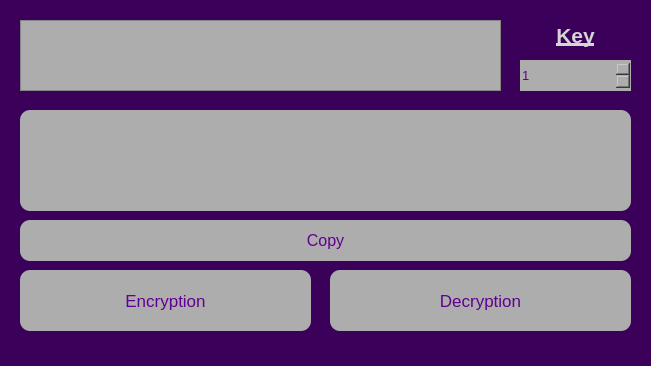
<?xml version="1.0" encoding="UTF-8"?>
<ui version="4.0">
 <class>MainWindow</class>
 <widget class="QMainWindow" name="MainWindow">
  <property name="enabled">
   <bool>true</bool>
  </property>
  <property name="geometry">
   <rect>
    <x>0</x>
    <y>0</y>
    <width>651</width>
    <height>366</height>
   </rect>
  </property>
  <property name="windowTitle">
   <string>DM project 2</string>
  </property>
  <property name="styleSheet">
   <string notr="true">background-color:rgb(66, 0, 99);


background-color:rgb(59, 0, 89);</string>
  </property>
  <property name="background" stdset="0">
   <color>
    <red>121</red>
    <green>202</green>
    <blue>66</blue>
   </color>
  </property>
  <widget class="QWidget" name="centralwidget">
   <property name="enabled">
    <bool>true</bool>
   </property>
   <widget class="QPushButton" name="encrypt">
    <property name="geometry">
     <rect>
      <x>20</x>
      <y>270</y>
      <width>291</width>
      <height>61</height>
     </rect>
    </property>
    <property name="font">
     <font>
      <pointsize>13</pointsize>
     </font>
    </property>
    <property name="cursor">
     <cursorShape>PointingHandCursor</cursorShape>
    </property>
    <property name="styleSheet">
     <string notr="true">background-color:rgb(173, 173, 173);
border-radius:10;
color:rgb(96, 0, 144)</string>
    </property>
    <property name="text">
     <string>Encryption</string>
    </property>
   </widget>
   <widget class="QPushButton" name="decrypt">
    <property name="geometry">
     <rect>
      <x>330</x>
      <y>270</y>
      <width>301</width>
      <height>61</height>
     </rect>
    </property>
    <property name="font">
     <font>
      <pointsize>13</pointsize>
     </font>
    </property>
    <property name="cursor">
     <cursorShape>PointingHandCursor</cursorShape>
    </property>
    <property name="styleSheet">
     <string notr="true">background-color:rgb(173, 173, 173);
border-radius:10;
color:rgb(96, 0, 144)</string>
    </property>
    <property name="text">
     <string>Decryption</string>
    </property>
   </widget>
   <widget class="QTextEdit" name="textEdit">
    <property name="geometry">
     <rect>
      <x>20</x>
      <y>20</y>
      <width>481</width>
      <height>71</height>
     </rect>
    </property>
    <property name="font">
     <font>
      <pointsize>16</pointsize>
     </font>
    </property>
    <property name="styleSheet">
     <string notr="true">background-color:rgb(173, 173, 173);
color:rgb(96, 0, 144);
font-size:14;
</string>
    </property>
    <property name="html">
     <string>&lt;!DOCTYPE HTML PUBLIC &quot;-//W3C//DTD HTML 4.0//EN&quot; &quot;http://www.w3.org/TR/REC-html40/strict.dtd&quot;&gt;
&lt;html&gt;&lt;head&gt;&lt;meta name=&quot;qrichtext&quot; content=&quot;1&quot; /&gt;&lt;style type=&quot;text/css&quot;&gt;
p, li { white-space: pre-wrap; }
&lt;/style&gt;&lt;/head&gt;&lt;body style=&quot; font-family:'MS Shell Dlg 2'; font-size:16pt; font-weight:400; font-style:normal;&quot;&gt;
&lt;p style=&quot;-qt-paragraph-type:empty; margin-top:0px; margin-bottom:0px; margin-left:0px; margin-right:0px; -qt-block-indent:0; text-indent:0px;&quot;&gt;&lt;br /&gt;&lt;/p&gt;&lt;/body&gt;&lt;/html&gt;</string>
    </property>
   </widget>
   <widget class="QTextEdit" name="textEdit_2">
    <property name="enabled">
     <bool>false</bool>
    </property>
    <property name="geometry">
     <rect>
      <x>20</x>
      <y>110</y>
      <width>611</width>
      <height>101</height>
     </rect>
    </property>
    <property name="font">
     <font>
      <pointsize>16</pointsize>
     </font>
    </property>
    <property name="cursor" stdset="0">
     <cursorShape>ForbiddenCursor</cursorShape>
    </property>
    <property name="styleSheet">
     <string notr="true">background-color:rgb(173, 173, 173);
border-radius:10;
color:rgb(96, 0, 144);
font-size:14;</string>
    </property>
   </widget>
   <widget class="QPushButton" name="copy">
    <property name="enabled">
     <bool>true</bool>
    </property>
    <property name="geometry">
     <rect>
      <x>20</x>
      <y>220</y>
      <width>611</width>
      <height>41</height>
     </rect>
    </property>
    <property name="font">
     <font>
      <pointsize>12</pointsize>
     </font>
    </property>
    <property name="cursor">
     <cursorShape>PointingHandCursor</cursorShape>
    </property>
    <property name="styleSheet">
     <string notr="true">background-color:rgb(173, 173, 173);
border-radius:10;
color:rgb(96, 0, 144)</string>
    </property>
    <property name="text">
     <string>Copy</string>
    </property>
   </widget>
   <widget class="QLabel" name="label">
    <property name="geometry">
     <rect>
      <x>520</x>
      <y>20</y>
      <width>111</width>
      <height>31</height>
     </rect>
    </property>
    <property name="font">
     <font>
      <pointsize>13</pointsize>
     </font>
    </property>
    <property name="styleSheet">
     <string notr="true">color:rgb(213, 213, 213)</string>
    </property>
    <property name="text">
     <string>&lt;html&gt;&lt;head/&gt;&lt;body&gt;&lt;p align=&quot;center&quot;&gt;&lt;span style=&quot; font-size:16pt; font-weight:600; text-decoration: underline;&quot;&gt;Key&lt;/span&gt;&lt;/p&gt;&lt;/body&gt;&lt;/html&gt;</string>
    </property>
   </widget>
   <widget class="QSpinBox" name="key">
    <property name="geometry">
     <rect>
      <x>520</x>
      <y>60</y>
      <width>111</width>
      <height>31</height>
     </rect>
    </property>
    <property name="font">
     <font>
      <pointsize>10</pointsize>
     </font>
    </property>
    <property name="styleSheet">
     <string notr="true">background-color:rgb(173, 173, 173);
border:none;
color:rgb(96, 0, 144)</string>
    </property>
    <property name="minimum">
     <number>1</number>
    </property>
    <property name="maximum">
     <number>999999999</number>
    </property>
   </widget>
  </widget>
  <widget class="QMenuBar" name="menubar">
   <property name="geometry">
    <rect>
     <x>0</x>
     <y>0</y>
     <width>651</width>
     <height>26</height>
    </rect>
   </property>
  </widget>
  <widget class="QStatusBar" name="statusbar"/>
 </widget>
 <resources/>
 <connections/>
</ui>
